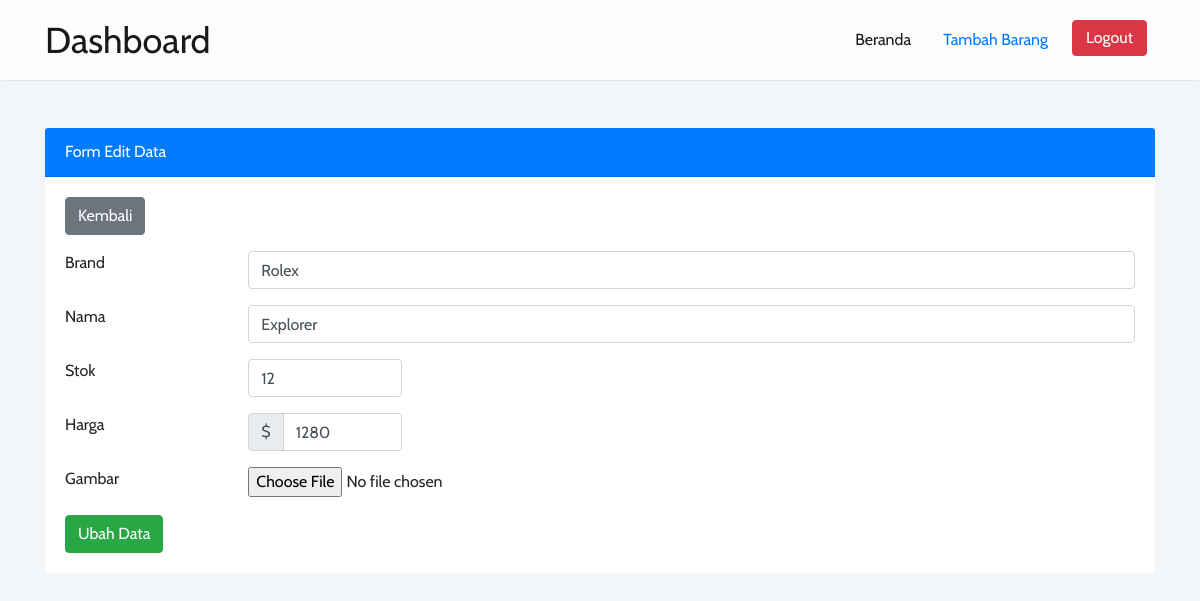
Screenshot of /admin/edit.php?id=6 (signed in) with the database file from the repository.
### tables this page shows
CREATE TABLE `barang` (
  `id` int(11) NOT NULL,
  `brand` varchar(50) NOT NULL,
  `nama` varchar(200) NOT NULL,
  `harga` int(20) NOT NULL,
  `gambar` varchar(50) NOT NULL,
  `stok` int(11) NOT NULL
);

### admin/edit.php (the view, shortened to what this page needs)
<?php
include_once("../koneksi.php");
$id = $_GET['id'];
$tampil = mysqli_query($koneksi, "SELECT * from barang WHERE id='$id'");
if (mysqli_num_rows($tampil) == 0) {
  echo '<script>document.location = "../";</script>';
} else {
  $data = mysqli_fetch_assoc($tampil);
}
?>
<!DOCTYPE html>
<html lang="en">
<head>
  <link rel="stylesheet" href="https://cdn.jsdelivr.net/npm/bootstrap@4.6.0/dist/css/bootstrap.min.css" />
  <link rel="stylesheet" href="../css/style.css" />
</head>
<body>
  <nav class="navbar navbar-expand-lg navbar-light sticky-top">
    <div class="container">
      <a class="navbar-brand" href="./">Dashboard</a>
      <div class="collapse navbar-collapse" id="navbarNav">
        <ul class="navbar-nav ml-auto">
          <li class="nav-item active">
            <a class="nav-link" href="../">Beranda</a>
          </li>
          <li class="nav-item">
            <a href="tambah" class="nav-link text-primary">Tambah Barang</a>
          </li>
          <li class="nav-item">
            <a href="logout" class="nav-link btn btn-danger">Logout</a>
          </li>
        </ul>
      </div>
    </div>
  </nav>
  <div class="container mt-5">
    <div class="card">
      <div class="card-header bg-primary text-white">
        Form Edit Data
      </div>
      <div class="card-body">
        <a href="./" class="btn btn-secondary">Kembali</a>
        <form action="./aksi_edit.php" method="POST" enctype="multipart/form-data" class="mt-3">
          <div class="form-group row">
            <label for="brand" class="col-sm-2">Brand</label>
            <div class="col-sm-10">
              <input type="text" name="brand" id="brand" value="<?php echo $data["brand"]; ?>" class="form-control" required>
            </div>
          </div>
          <div class="form-group row">
            <label for="nama" class="col-sm-2">Nama</label>
            <div class="col-sm-10">
              <input type="text" name="nama" id="nama" value="<?php echo $data["nama"]; ?>" class="form-control" required>
            </div>
          </div>
          <div class="form-group row">
            <label for="stok" class="col-sm-2">Stok</label>
            <div class="col-sm-6 col-md-2">
              <input type="number" name="stok" id="stok" value="<?php echo $data["stok"]; ?>" class="form-control" required>
            </div>
          </div>
          <div class="form-group row">
            <label for="harga" class="col-sm-2">Harga</label>
            <div class="col-sm-6 col-md-2">
              <div class="input-group">
                <div class="input-group-prepend">
                  <span class="input-group-text">$</span>
                </div>
                <input type="number" name="harga" id="harga" value="<?php echo $data["harga"]; ?>" class="form-control" required>
              </div>
            </div>
          </div>
          <div class="form-group row">
            <label for="gambar" class="col-sm-2">Gambar</label>
            <div class="col-sm-10">
              <input type="file" name="gambar" id="gambar">
            </div>
          </div>
          <button type="submit" class="btn btn-success">Ubah Data</button>
        </form>
      </div>
    </div>
  </div>
</body>
</html>

### css/style.css (style rules this page uses)
:root { --pr_font: "Cabin", sans-serif; --sc_font: "Roboto", sans-serif; }
body { font-family: var(--pr_font); }
nav { background-color: #fdfdfd; box-shadow: 0 2px 2px -2px rgba(0, 0, 0, 0.2); }
a { transition: 0.3s; }
.navbar-brand { font-size: 36px; }
.nav-item { padding: 0 8px; }
.nav-item a { transition: 0.4s; }
.nav-item .btn { color: white !important; width: 75px; padding: 5px; }
.card { border: 0; }

### admin/edit.php (style rules this page uses)
body { background-color: #f3f6f9; }

### rows the page displays
barang: brand "Rolex", nama "Explorer", stok "12", harga "1280"
